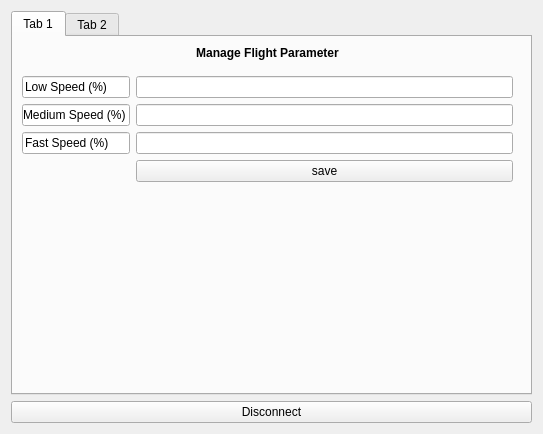
<?xml version="1.0" encoding="UTF-8"?>
<ui version="4.0">
 <class>Admin</class>
 <widget class="QWidget" name="Admin">
  <property name="geometry">
   <rect>
    <x>0</x>
    <y>0</y>
    <width>543</width>
    <height>434</height>
   </rect>
  </property>
  <property name="windowTitle">
   <string>Form</string>
  </property>
  <layout class="QVBoxLayout" name="verticalLayout_2">
   <item>
    <widget class="QTabWidget" name="tabWidget">
     <property name="currentIndex">
      <number>0</number>
     </property>
     <widget class="QWidget" name="tab">
      <attribute name="title">
       <string>Tab 1</string>
      </attribute>
      <widget class="QWidget" name="verticalLayoutWidget">
       <property name="geometry">
        <rect>
         <x>9</x>
         <y>9</y>
         <width>491</width>
         <height>281</height>
        </rect>
       </property>
       <layout class="QVBoxLayout" name="verticalLayout">
        <item>
         <widget class="QLabel" name="label_Flight">
          <property name="sizePolicy">
           <sizepolicy hsizetype="Preferred" vsizetype="Fixed">
            <horstretch>0</horstretch>
            <verstretch>0</verstretch>
           </sizepolicy>
          </property>
          <property name="font">
           <font>
            <pointsize>9</pointsize>
            <weight>75</weight>
            <bold>true</bold>
           </font>
          </property>
          <property name="text">
           <string>Manage Flight Parameter</string>
          </property>
          <property name="alignment">
           <set>Qt::AlignCenter</set>
          </property>
         </widget>
        </item>
        <item>
         <spacer name="verticalSpacer">
          <property name="orientation">
           <enum>Qt::Vertical</enum>
          </property>
          <property name="sizeType">
           <enum>QSizePolicy::Fixed</enum>
          </property>
          <property name="sizeHint" stdset="0">
           <size>
            <width>20</width>
            <height>10</height>
           </size>
          </property>
         </spacer>
        </item>
        <item>
         <layout class="QFormLayout" name="formLayout">
          <property name="sizeConstraint">
           <enum>QLayout::SetDefaultConstraint</enum>
          </property>
          <property name="fieldGrowthPolicy">
           <enum>QFormLayout::AllNonFixedFieldsGrow</enum>
          </property>
          <item row="0" column="0">
           <widget class="QLineEdit" name="text_low">
            <property name="text">
             <string>Low Speed (%)</string>
            </property>
            <property name="readOnly">
             <bool>true</bool>
            </property>
           </widget>
          </item>
          <item row="0" column="1">
           <widget class="QLineEdit" name="in_low"/>
          </item>
          <item row="1" column="0">
           <widget class="QLineEdit" name="text_med">
            <property name="text">
             <string>Medium Speed (%)</string>
            </property>
            <property name="readOnly">
             <bool>true</bool>
            </property>
           </widget>
          </item>
          <item row="1" column="1">
           <widget class="QLineEdit" name="in_med"/>
          </item>
          <item row="2" column="0">
           <widget class="QLineEdit" name="text_fast">
            <property name="text">
             <string>Fast Speed (%)</string>
            </property>
            <property name="readOnly">
             <bool>true</bool>
            </property>
           </widget>
          </item>
          <item row="2" column="1">
           <widget class="QLineEdit" name="in_fast"/>
          </item>
          <item row="3" column="1">
           <widget class="QPushButton" name="save_B">
            <property name="text">
             <string>save</string>
            </property>
           </widget>
          </item>
         </layout>
        </item>
       </layout>
      </widget>
     </widget>
     <widget class="QWidget" name="tab_2">
      <attribute name="title">
       <string>Tab 2</string>
      </attribute>
      <widget class="QWidget" name="gridLayoutWidget">
       <property name="geometry">
        <rect>
         <x>10</x>
         <y>10</y>
         <width>491</width>
         <height>321</height>
        </rect>
       </property>
       <layout class="QGridLayout" name="gridLayout">
        <item row="3" column="0">
         <widget class="QPushButton" name="userB_create">
          <property name="text">
           <string>Create</string>
          </property>
         </widget>
        </item>
        <item row="3" column="2">
         <widget class="QPushButton" name="userB_del">
          <property name="text">
           <string>Delete</string>
          </property>
         </widget>
        </item>
        <item row="3" column="1">
         <widget class="QPushButton" name="userB_save">
          <property name="text">
           <string>Save DB</string>
          </property>
         </widget>
        </item>
        <item row="1" column="1">
         <spacer name="verticalSpacer_2">
          <property name="orientation">
           <enum>Qt::Vertical</enum>
          </property>
          <property name="sizeType">
           <enum>QSizePolicy::Fixed</enum>
          </property>
          <property name="sizeHint" stdset="0">
           <size>
            <width>20</width>
            <height>10</height>
           </size>
          </property>
         </spacer>
        </item>
        <item row="0" column="0" colspan="3">
         <widget class="QLabel" name="label_user">
          <property name="font">
           <font>
            <pointsize>9</pointsize>
            <weight>75</weight>
            <bold>true</bold>
           </font>
          </property>
          <property name="text">
           <string>Manage User</string>
          </property>
          <property name="alignment">
           <set>Qt::AlignCenter</set>
          </property>
         </widget>
        </item>
        <item row="2" column="0" colspan="3">
         <widget class="QTableView" name="listUser">
          <property name="editTriggers">
           <set>QAbstractItemView::DoubleClicked|QAbstractItemView::EditKeyPressed</set>
          </property>
         </widget>
        </item>
       </layout>
      </widget>
     </widget>
    </widget>
   </item>
   <item>
    <widget class="QPushButton" name="disco_B">
     <property name="text">
      <string>Disconnect</string>
     </property>
    </widget>
   </item>
  </layout>
 </widget>
 <resources/>
 <connections/>
</ui>
